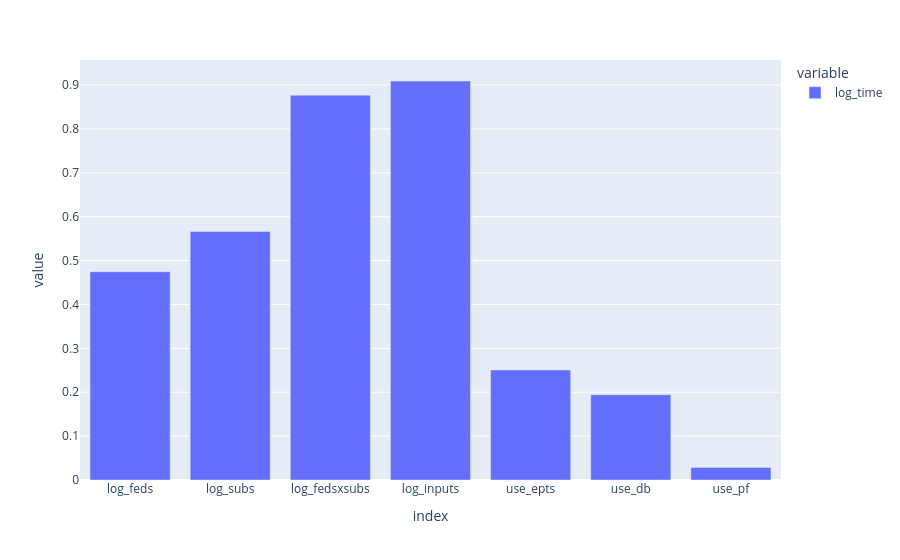

Notebook code cell kept with this figure:
### Code cell
log_corr = df.corr().log_time
log_corr = log_corr.loc[["log_feds", "log_subs", "log_fedsxsubs", "log_inputs", "use_epts", "use_db", "use_pf"]]
fig = px.bar(log_corr).show()

### Figure 1 — Plotly figure (JSON) as saved in the notebook; plotly's stock layout.template omitted (floating-point values rounded to 4 significant figures)
{"data": [{"hovertemplate": "variable=log_time<br>index=%{x}<br>value=%{y}<extra></extra>", "legendgroup": "log_time", "marker": {"color": "#636efa", "pattern": {"shape": ""}}, "name": "log_time", "orientation": "v", "showlegend": true, "textposition": "auto", "type": "bar", "x": ["log_feds", "log_subs", "log_fedsxsubs", "log_inputs", "use_epts", "use_db", "use_pf"], "xaxis": "x", "y": [0.4746, 0.5664, 0.8771, 0.9093, 0.2508, 0.1943, 0.02852], "yaxis": "y"}], "layout": {"barmode": "relative", "legend": {"title": {"text": "variable"}, "tracegroupgap": 0}, "margin": {"t": 60}, "xaxis": {"anchor": "y", "domain": [0, 1], "title": {"text": "index"}}, "yaxis": {"anchor": "x", "domain": [0, 1], "title": {"text": "value"}}}}
